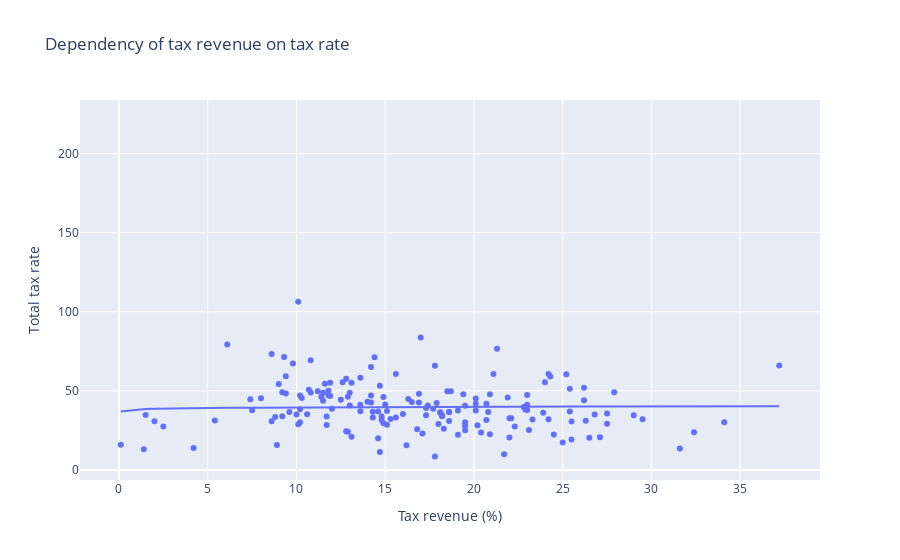

Notebook source saved alongside this figure:
### Code cell
non_positive_mask = df['Tax revenue (%)'] <= 0

if non_positive_mask.any():
    df = df[~non_positive_mask]
fig = px.scatter(df, x="Tax revenue (%)", y="Total tax rate",
                 trendline="ols", trendline_options=dict(log_x=True),
                 title="Dependency of tax revenue on tax rate",hover_name="Country")
fig.show()

### Figure 1 — Plotly figure (JSON) as saved in the notebook; plotly's stock layout.template omitted (floating-point values rounded to 4 significant figures; data arrays with more than 128 entries replaced by an {"elided": "..."} marker saying what was removed)
{"data": [{"hovertemplate": "<b>%{hovertext}</b><br><br>Tax revenue (%)=%{x}<br>Total tax rate=%{y}<extra></extra>", "hovertext": {"elided": "193 str values"}, "legendgroup": "", "marker": {"color": "#636efa", "symbol": "circle"}, "mode": "markers", "name": "", "orientation": "v", "showlegend": false, "type": "scatter", "x": {"elided": "193 float values"}, "xaxis": "x", "y": {"elided": "193 float values"}, "yaxis": "y"}, {"hovertemplate": "<b>OLS trendline</b><br>Total tax rate = 1.29782 * log10(Tax revenue (%)) + 38.2554<br>R<sup>2</sup>=0.000562<br><br>Tax revenue (%)=%{x}<br>Total tax rate=%{y} <b>(trend)</b><extra></extra>", "legendgroup": "", "marker": {"color": "#636efa", "symbol": "circle"}, "mode": "lines", "name": "", "showlegend": false, "type": "scatter", "x": {"elided": "166 float values"}, "xaxis": "x", "y": {"elided": "166 float values"}, "yaxis": "y"}], "layout": {"legend": {"tracegroupgap": 0}, "title": {"text": "Dependency of tax revenue on tax rate"}, "xaxis": {"anchor": "y", "domain": [0, 1], "title": {"text": "Tax revenue (%)"}}, "yaxis": {"anchor": "x", "domain": [0, 1], "title": {"text": "Total tax rate"}}}}
